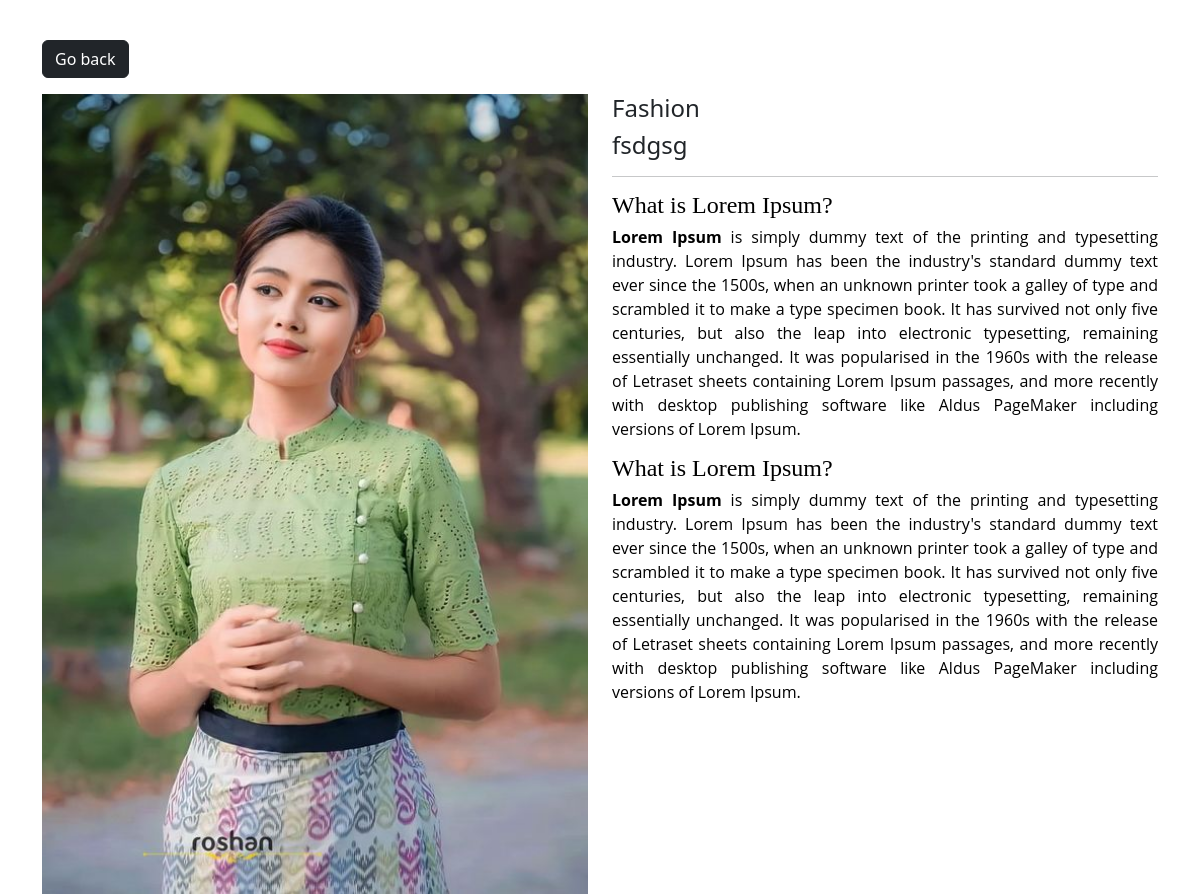
/photo/73/ (signed in), run on the app's committed database.
### myapp/models.py (models this page shows, shortened)
class Photo(models.Model):
     category = models.ForeignKey(Category, on_delete=models.SET_NULL, null=True)
     title = models.CharField(max_length=100, null=True, blank=True)
     image = models.ImageField(null=False, blank=False)
     description = models.TextField()
     created=models.DateTimeField(auto_now=True,null=True)
     updated=models.DateTimeField(auto_now=True,null=True)

class Category(models.Model):
     user = models.ForeignKey(User, on_delete=models.SET_NULL, null=True, blank=True)
     name = models.CharField(max_length=100,   null=False, blank=False)
     def __str__(self):
          return self.name

### myapp/views.py (the view)
# urls.py: path('photo/<str:pk>/', views.viewPhoto, name= "photo"),
@login_required(login_url='login')
def viewPhoto(request, pk):
     photo = Photo.objects.get(id=pk)
     context = {
          'photo':photo
     }
     return render(request, 'photos/photo.html', context)

### myapp/templates/photos/photo.html (shortened to what this page needs)
<!DOCTYPE html>
<html lang="en">
<head>
     <link href="https://cdn.jsdelivr.net/npm/bootstrap@5.3.1/dist/css/bootstrap.min.css" rel="stylesheet">
</head>
<body class="m-4">
     <div class="container">
          <div class="row justify-content-center">
               <div class="col">
                    <a href="{% url 'gallary' %}" class="btn btn-dark my-3">Go back</a>
                    <div style="height: 90vh;">
                         <div class="row">
                              <div class="col-lg-6 col-md-12">
                                   <img src="{{ photo.image.url }}" alt="" class="image-thumbail">
                              </div>
                              <div class="col-lg-6 col-md-12">
                                   <h4>{{ photo.category}}</h4>
                                   <h4>  {{ photo.title}}</h4>
                                   <hr>
                                   <p>{{ photo.description|safe}}</p>
                              </div>
                         </div>
                    </div>
               </div>
          </div>
     </div>
</body>
</html>

### myapp/templates/photos/photo.html (style rules this page uses)
.image-thumbail { height: 800px; width: 100%; object-fit: cover; }

### data on the page
Photo: image (picture), category "Fashion", title "fsdgsg", description "What is Lorem Ipsum? Lorem Ipsum is simply dummy text of the printing and typesetting industry. Lorem Ipsum has been the industry's standard dummy text ever since the 1500s, when an unknown printer took a galley of type and scrambled it to make a type specimen book. It has survived not only five centuries, but also the leap into electronic typesetting, remaining essentially unchanged. It was popularised in the 1960s with the release of Letraset sheets containing Lorem Ipsum passages, and more recently with desktop publishing software like Aldus PageMaker including versions of Lorem Ipsum. What is Lorem Ipsum? Lorem Ipsum is simply dummy text of the printing and typesetting industry. Lorem…"
